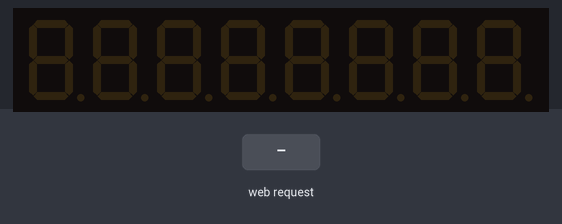
Bench run of a sketch on a simulated ESP8266 (NodeMCU). Shown: 8-digit seven-segment display. The test bench sets the inputs (shaded band). What the sketch prints to the serial monitor is not drawn.

Above: at 1.2 s.
1.3 s: HTTP request GET /?FND=1 received
At 1.9 s:
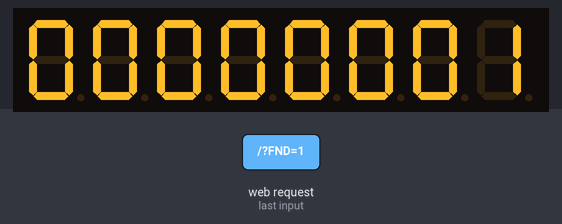
2.8 s: HTTP request GET /?FND=0 received
At 4.2 s:
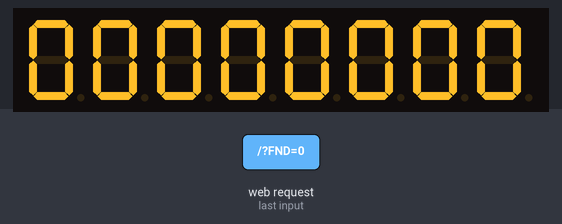
Timing chart, 0 to 5.8 s (numbered marks = the images above; inputs shaded):
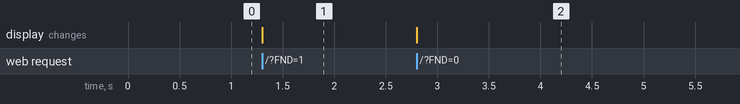

Measured:
- after the input at 1.3 s, the display: changes at once (image 1)
- after the input at 2.8 s, the display: changes at once (image 2)

The sketch:

sketch_oct21a_copy_20261104112806.ino
```cpp
#include <ESP8266WiFi.h>
#include <ESP8266WebServer.h>
#include <TM1638.h>

TM1638 aaa(D2,D1,D0);

//SoftAP
const char* ssid="김승혁";
const char* password="12341234";

ESP8266WebServer server(80);//1. 서버 객체(인스턴스) 생성

void setup() {
 Serial.begin(9600);
 WiFi.softAP(ssid,password);
 Serial.println();
 Serial.print("AP IP Address");
 Serial.println(WiFi.softAPIP());

 server.on("/",handleRoot);//2. 핸들러 등록
 server.begin();//3.웹 서버 시작

}

void loop() {
  server.handleClient();//4. 주기적인 웹 서버 기능 수행
}

const char MAIN_page[] PROGMEM = R"rawliteral(
  <html>
	<head>
    <meta charset='utf-8'>
		<style>
			#div1{
				height:20%;
				background-color:lightgreen;
				display:flex;
				justify-content:center;
				align-items:center;
				font-size:4em;
				color:green;
			}
			#div2{
				height:60%;
				background-color:lightblue;
				text-align:center;
			}
			#div3{
				height:16%;
				background-color:orange;
				text-align:center;
				font-size:2em;
				color:blue;
			}
			#txt1{
				width:60%;
				font-size:3em;
				background-color:red;
				color:white;
				text-align:center;
			}
			#sd1{
				width:60%;
			}
		</style>
		<script>
			function slider( )
			{
				document.getElementById('txt1').value = document.getElementById('sd1').value;
        fndvalue = document.getElementById('sd1').value;

        fetch('/?FND=' + fndvalue, {method: 'GET'});
			}
		</script>
	</head>
	<body>
		<div id='div1'>슬라이더 제어</div>
		<div id='div2'>
			<br><br><br>
			<input type='text' id='txt1'>
			<br><br><br>
			<br><br><br>
			<br><br><br>
			<input type='range' id='sd1' oninput='slider();'min='0'max='10000000'>
		</div>
		<div id='div3'>한국폴리텍대학<br>메카트로닉스과<br>김승혁</div>
	</body>
</html>
// 이곳에 여러분이 작성한 html 코드를 직접 넣습니다.

)rawliteral";

void handleRoot()
{
  if(server.hasArg("FND")){
    String fnd = server.arg("FND");
    int fndvalue = fnd.toInt();//문자열을 숫자로 바꾼다
    aaa.setDisplayToDecNumber(fndvalue,0);
  }
  server.send(200,"text/html",MAIN_page);
}
```
